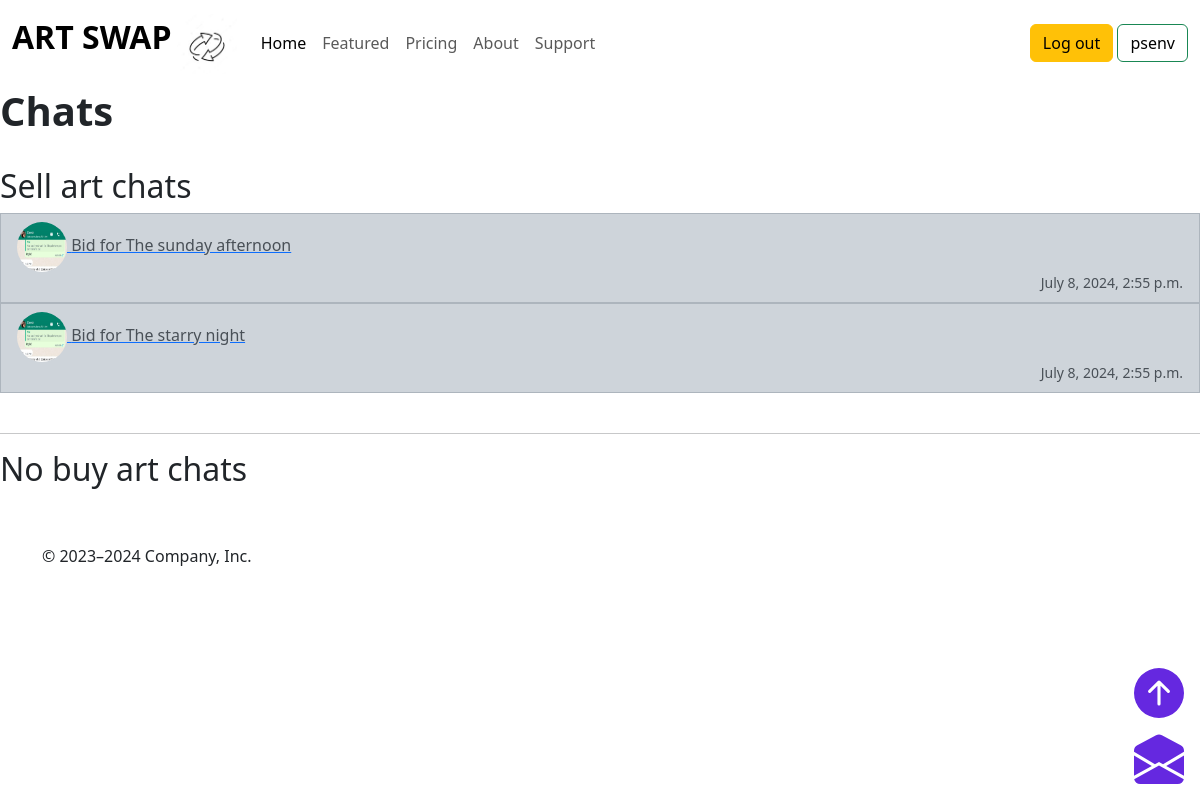
The app's page /chats (signed in), older data.
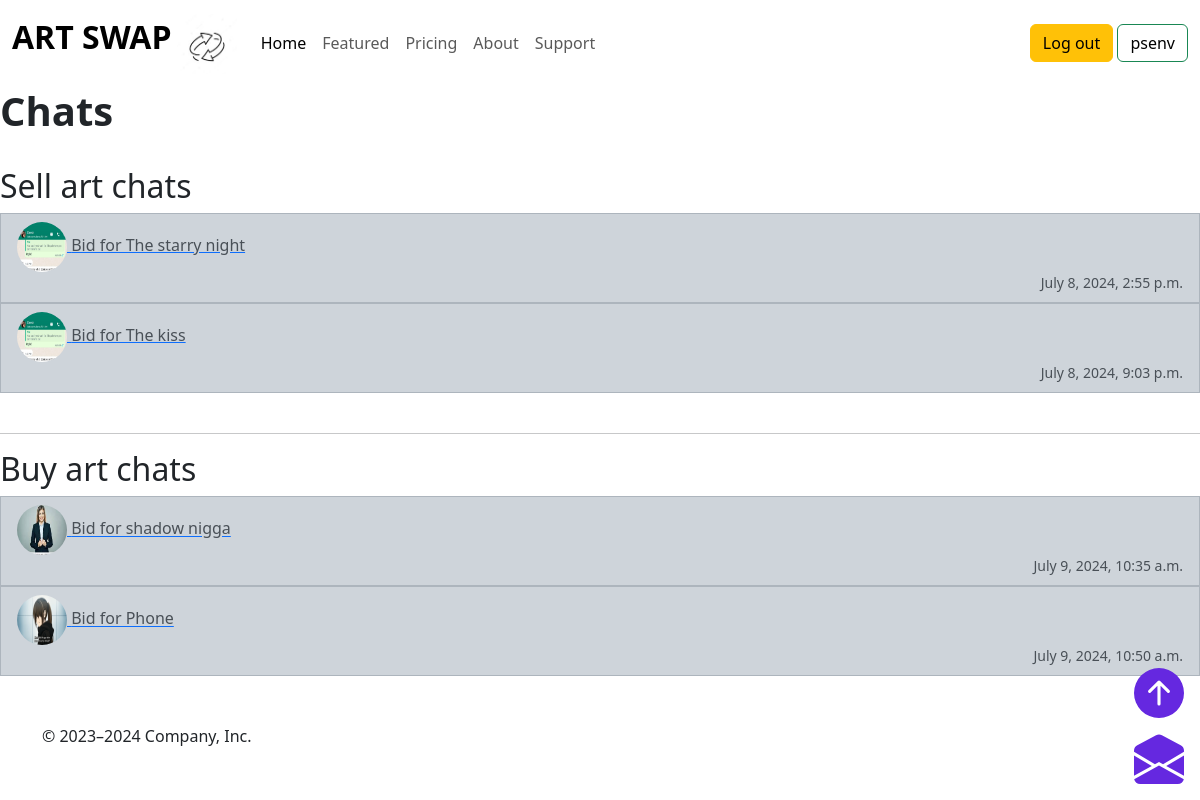
The same page, newer data.
### base/models.py (models this page shows, shortened)
class Chat(models.Model):
    chat_id = models.CharField(max_length=20)
    subject = models.CharField(max_length=30)
    buyer = models.ForeignKey(Buyer, on_delete=models.CASCADE)
    artist = models.ForeignKey(Artist, on_delete=models.CASCADE)
    piece = models.ForeignKey(Images, on_delete=models.CASCADE)
    read_by_artist = models.BooleanField()
    read_by_buyer = models.BooleanField()
    date_of_creation = models.DateTimeField(auto_now_add=True)
    offer = models.IntegerField(blank=True, null=True)
    completed = models.BooleanField(default=False)
    err = models.CharField(max_length=50, blank = True, null=True)
    artist_err = models.CharField(max_length=50, blank=True, null=True)

class Buyer(models.Model):
    name = models.CharField(max_length = 30)
    user = models.OneToOneField(User, on_delete=models.CASCADE)
    has_new_message = models.BooleanField(default=False)
    pfp = models.ImageField(blank=True, null=True, upload_to='images/pfp')

class Artist(models.Model):
    name = models.CharField(max_length=30)
    user = models.OneToOneField(User, on_delete=models.CASCADE)
    has_new_message = models.BooleanField(default=False)
    pfp = models.ImageField(blank=True, null=True, upload_to='images')
    available_balance = models.IntegerField(default=0)
    uncleared_balance = models.IntegerField(default=0)
    swaps_completed = models.IntegerField(default = 0)

### base/views.py (the view)
# urls.py: path('chats', views.chats, name='chats'),
def chats(request):
    if request.user.is_authenticated:
        request.user.buyer.has_new_message = False
        request.user.buyer.save()
        request.user.artist.has_new_message = False
        request.user.artist.save()
        sell_chats = Chat.objects.filter(artist = request.user.artist)
        buy_chats = Chat.objects.filter(buyer = request.user.buyer)
        context = {'sell_chats':sell_chats, 'buy_chats': buy_chats}
        return render(request, 'base/chats.html', context)
    else:
        return HttpResponseRedirect(reverse('base:login'))

### base/templates/base/chats.html
{% extends 'base/base.html' %}
{% load static %}
{% block content %}
<h1>
    <b>
        Chats
    </b>
</h1>
<br>
<div>
    <div>
        {% if sell_chats %}
        <h2>
            Sell art chats
        </h2>
        <ul class="list-group">
            {% for sc in sell_chats %}
            <a href="{% url 'base:chat' sc.chat_id %}">
                {% if sc.read_by_artist == True %}
                <li class="list-group-item list-group-item-dark">
                    {% else %}
                <li class="list-group-item list-group-item-primary">
                    {% endif %}
                    <img
                    {% if sc.buyer.pfp %}
                    src="{{sc.buyer.pfp.url}}"
                    {% else %}
                    src="{% static 'images/blank.png' %}"
                    {% endif %}
                    alt="" class="support_pfp">
                    {{sc.subject}} <br>
                    <small class="datess" > {{sc.date_of_creation}} </small>
                </li>
            </a>
            {% endfor %}
        </ul>
        {% else %}
        <div>
            <h2>
                No sell art chats
            </h2>
        </div>
        {% endif %}
        <br>
<hr>
        {% if buy_chats %}
        <h2>
            Buy art chats
        </h2>
        <ul class="list-group">
            {% for bc in buy_chats %}
            <a href="{% url 'base:chat' bc.chat_id %}">
                {% if bc.read_by_buyer == True %}
                <li class="list-group-item list-group-item-dark">
                    {% else %}
                <li class="list-group-item list-group-item-primary">
                    {% endif %}
                    <img
                    {% if bc.artist.pfp %}
                    src="{{bc.artist.pfp.url}}"
                    {% else %}
                    src="{% static 'images/blank.png' %}"
                    {% endif %}
                    alt="" class="support_pfp">
                    {{bc.subject}} <br>
                    <small class="datess"> {{bc.date_of_creation}} </small>
                </li>
            </a>
            {% endfor %}
        </ul>
        {% else %}
        <div>
            <h2>
                No buy art chats
            </h2>
        </div>
        {% endif %}
    </div>
</div>
{% endblock %}

### base/templates/base/base.html (shortened to what this page needs)
<html lang="en" data-bs-theme="light">
{% load static %}
<head>
    <link rel="stylesheet" href="https://cdn.jsdelivr.net/npm/@docsearch/css@3">
    <link href="https://cdn.jsdelivr.net/npm/bootstrap@5.3.3/dist/css/bootstrap.min.css" rel="stylesheet"
>
    <link href="carousel.css" rel="stylesheet">
    <link rel="stylesheet" href="{% static 'css/base.css' %}">
</head>
<body>
    <div class="dropdown position-fixed bottom-0 end-0 mb-3 me-3 bd-mode-toggle">
      <p class="float-end"><a class="bi-arrow-up-circle-fill-link" href="#">
        <svg xmlns="http://www.w3.org/2000/svg" width="50" height="50" fill="currentColor" class="bi bi-arrow-up-circle-fill" viewBox="0 0 16 16">
          <path d="M16 8A8 8 0 1 0 0 8a8 8 0 0 0 16 0m-7.5 3.5a.5.5 0 0 1-1 0V5.707L5.354 7.854a.5.5 0 1 1-.708-.708l3-3a.5.5 0 0 1 .708 0l3 3a.5.5 0 0 1-.708.708L8.5 5.707z"/>
        </svg>
      </a></p>
      <br> <br>
      <a href="{% url 'base:chats' %}">
    </div>
    <header>
        <nav class="navbar navbar-expand-lg my_nav">
            <div class="container-fluid">
              <a class="navbar-brand" href="{% url 'base:home' %}">
                <span style="font-size: xx-large; font-weight: 900;">ART SWAP</span>
                <img src="{% static 'images/download.jpg' %}" width="60" height="60" alt="">
              </a>
              <div class="collapse navbar-collapse" id="navbarText">
                <ul class="navbar-nav me-auto mb-2 mb-lg-0">
                  <li class="nav-item">
                    <a class="nav-link active" aria-current="page" href="{% url 'base:home' %}">Home</a>
                  </li>
                  <li class="nav-item">
                    <a class="nav-link" href="{% url 'base:featured' %}">Featured</a>
                  </li>
                  <li class="nav-item">
                    <a class="nav-link" href="{% url 'base:pricing' %}">Pricing</a>
                  </li>
                  <li class="nav-item">
                    <a class="nav-link" href="{% url 'base:about' %}">About</a>
                  </li>
                  <li>
                    <a class="nav-link" href="{% url 'base:support' %}">Support</a>
                  </li>
                </ul>
                <span class="navbar-text">
                    {% if request.user.is_authenticated %}
                    <a class="btn btn-warning" href="{% url 'base:logout' %}">Log out</a>
                    <a class="btn btn-outline-success" href="{% url 'base:profile' %}">{{request.user.username}}</a>
                    {% else %}
                    <a class="btn btn-success" href="{% url 'base:login' %}">Log in</a>
                    &nbsp;
                    <a class="btn btn-primary" href="{% url 'base:register' %}">Sign up</a>
                    {% endif %}
                </span>
              </div>
            </div>
          </nav>
    </header>
    <main>
        <div class=" box">
        {% block content %}
        {% endblock %}
        <br>
        <br>
    </div>
        <footer class="container">
            <p>© 2023–2024 Company, Inc.</p>
        </footer>
    </main>
</body>
</html>

### static/css/base.css (style rules this page uses)
.list-group-item { padding-bottom: 30px; }
.support_pfp { width: 50px; height: 50px; display: inline; border-radius: 50%; }
.datess { display: flex; float: inline-end; }
.bi { vertical-align: -.125em; fill: green; }
.bi-arrow-up-circle-fill { color: #6528e0; }
.bi-envelope-open-fill { color: #6528e0; }
.bd-mode-toggle { z-index: 1500; }
.bi { vertical-align: -.125em; fill: currentColor; }

Row changes from the older to the newer data that the page shows:
removed Chat: buyer.pfp (picture), subject "Bid for The sunday afternoon", date_of_creation "July 8, 2024, 2:55 p.m.", shown under "Sell art chats"
added Chat: buyer.pfp (picture), subject "Bid for The kiss", date_of_creation "July 8, 2024, 9:03 p.m.", shown under "Sell art chats"
added Chat: artist.pfp (picture), subject "Bid for shadow nigga", date_of_creation "July 9, 2024, 10:35 a.m.", shown under "Buy art chats"
added Chat: artist.pfp (picture), subject "Bid for Phone", date_of_creation "July 9, 2024, 10:50 a.m.", shown under "Buy art chats"
Text that changed along with them:
text no longer shown: "No buy art chats"
text now shown: "Buy art chats"
